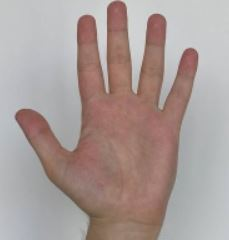
#> input picture tubao/five.JPG, 229 x 240 px, found by its file name
$ jupyter execute '手势识别.ipynb'   (older library calls are emulated)
#> lines starting #> are read from the running program, lines starting #| are printed output that depends on the picture; after the words box and inside, x2 and y2 are one past the last pixel; in counts of white or black regions, pixels touching at a corner belong together
[cell 1]
import cv2
# 导入OpenCV
import numpy as np
# 导入numpy,用于数组的运算和逻辑运算,傅里叶变换和用于图形操作,以及与线性代数相关的操作
import math


img = cv2.imread('C:\\Users\\jklwljcz\\Desktop\\five.JPG')#读入图片
#> img is the input picture: shape (240, 229, 3); mean B, G, R 151.7, 155.2, 169.5
img = cv2.resize(img,(0,0),fx=1,fy=1)#按比例缩放图像B
cv2.imshow('img', img)#展示原图
cv2.waitKey(0)#等待输入任意键
cv2.destroyAllWindows()#结束窗口


fgbg = cv2.createBackgroundSubtractorMOG2()  # 利用BackgroundSubtractorMOG2算法消除背景
# fgmask = bgModel.apply(frame)
fgmask = fgbg.apply(img)
#> fgmask: shape (240, 229); every value is 127
# kernel = cv2.getStructuringElement(cv2.MORPH_ELLIPSE, (3, 3))
# res = cv2.morphologyEx(fgmask, cv2.MORPH_OPEN, kernel)
kernel = np.ones((5, 5), np.uint8)
fgmask = cv2.erode(fgmask, kernel, iterations=1)  # 膨胀
res = cv2.bitwise_and(img, img, mask=fgmask)
ycrcb = cv2.cvtColor(res, cv2.COLOR_BGR2YCrCb)  # 分解为YUV图像,得到CR分量
#> ycrcb: shape (240, 229, 3); mean of channels 0, 1, 2 159, 135.4, 123.8
(_, cr, _) = cv2.split(ycrcb)
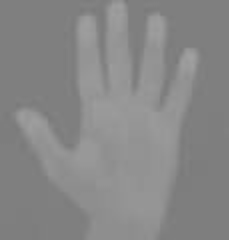
#> cr: shape (240, 229); min 120, max 161, mean 135.4
cr1 = cv2.GaussianBlur(cr, (5, 5), 0)  # 高斯滤波
_, skin = cv2.threshold(cr1, 0, 255, cv2.THRESH_BINARY + cv2.THRESH_OTSU)
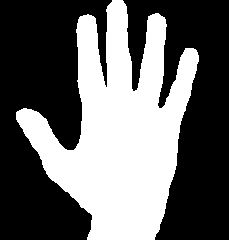
#> skin: shape (240, 229); 40.6% white; 1 white region
cv2.imshow("skin",skin)
cv2.waitKey(0)#等待输入任意键
cv2.destroyAllWindows()#结束窗口


# 轮廓线绘制
# 现在让我们在图像上找到轮廓。
im, contours, hierarchy = cv2.findContours(skin, cv2.RETR_TREE, cv2.CHAIN_APPROX_SIMPLE)
#> contours = 1 contour; box (x1, y1, x2, y2) and area: (16, 0, 199, 240) 21734
contours = max(contours, key=lambda x: cv2.contourArea(x))
#> contours = contour of 399 points, box (x1, y1, x2, y2) (16, 0, 199, 240), area 21734
cv2.drawContours(img, [contours], -1, (255,255,0), 2)
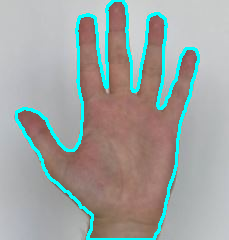
#> img: shape (240, 229, 3); 6.96% of pixels changed, all inside (x1, y1, x2, y2) = (15, 0, 200, 240)
cv2.namedWindow('contours',cv2.WINDOW_NORMAL)
cv2.imshow("contours", img)
cv2.waitKey(0)#等待输入任意键
cv2.destroyAllWindows()#结束窗口

# 凸包检测
# hull = cv2.convexHull(contours)
# cv2.drawContours(img, [hull], -1, (0, 255, 255), 2)
# cv2.namedWindow('hull',cv2.WINDOW_NORMAL)
# cv2.imshow("hull", img)
# cv2.waitKey(0)
#
# # 凸缺陷检测
# # 手掌与凸包检测轮廓线的任何偏离的地方都可以视为凸度缺陷。
# hull = cv2.convexHull(contours, returnPoints=False)
# defects = cv2.convexityDefects(contours, hull)
# cv2.waitKey(0)

# 通过这一点，我们可以轻松得出Sides：a，b，c（请参见CODE），
# 并且根据余弦定理，我们还可以得出两根手指之间的伽马或角度。
# 如前所述，如果伽玛小于90度，我们会将其视为手指。
# 知道伽玛后，我们只需画一个半径为4的圆，到最远点的近似距离即可。
# 在将文本简单地放入图像中之后，我们就表示手指数（cnt）

# 找出轮廓
im, contours,h = cv2.findContours(skin,cv2.RETR_TREE,cv2.CHAIN_APPROX_SIMPLE)
#> contours = 1 contour; box (x1, y1, x2, y2) and area: (16, 0, 199, 240) 21734; h = [[-1, -1, -1, -1]]
cnt = max(contours,key=lambda x:cv2.contourArea(x))
#> cnt = contour of 399 points, box (x1, y1, x2, y2) (16, 0, 199, 240), area 21734
epsilon = 0.0005*cv2.arcLength(cnt,True)
#> epsilon = 0.618
approx = cv2.approxPolyDP(cnt,epsilon,True)
#> approx = contour of 196 points, box (x1, y1, x2, y2) (16, 0, 199, 240), area 21732
hull = cv2.convexHull(cnt)
#> hull = contour of 19 points, box (x1, y1, x2, y2) (16, 0, 199, 240), area 30034
areahull = cv2.contourArea(hull)
#> areahull = 30034.5
areacnt = cv2.contourArea(cnt)
#> areacnt = 21734
arearatio = ((areahull-areacnt)/areacnt)*100
#> arearatio = 38.19
# 求出凹凸点
hull = cv2.convexHull(approx,returnPoints=False)
#> hull = [195, 165, 163, 126, 125, 124, 106, 96, 94, 92, 91, 77, 63, 62, 26, 0]
defects = cv2.convexityDefects(approx,hull)
#> defects = [[0, 26, 10, 19096], [26, 62, 48, 17753], [63, 77, 71, 821], [77, 91, 86, 4329], [92, 94, 93, 343], [94, 96, 95, 382], [96, 106, 99, 559], [106, 124, 111, 1368], [126, 163, 144, 17129], [163, 165, 164, 213], [165, 195, 180, 20955]]
cv2.namedWindow('hull',cv2.WINDOW_NORMAL)
cv2.imshow("hull", img)
cv2.waitKey(0)#等待输入任意键
cv2.destroyAllWindows()#结束窗口

l=0 #定义凹凸点个数初始值为0
for i in range(defects.shape[0]):
    s,e,f,d, = defects[i,0]
    start = tuple(approx[s][0])
    end = tuple(approx[e][0])
    far = tuple(approx[f][0])
    pt = (100,100)
#> this loop made 11 passes
#> (s, e, f, d, start, end, far) on passes 1 to 11: (0, 26, 10, 19096, (112, 0), (79, 17), (106, 87)), (26, 62, 48, 17753, (79, 17), (16, 112), (76, 147)), (63, 77, 71, 821, (16, 119), (46, 173), (38, 152)), (77, 91, 86, 4329, (46, 173), (87, 239), (92, 215)), (92, 94, 93, 343, (154, 239), (159, 229), (155, 234)), (94, 96, 95, 382, (159, 229), (164, 213), (159, 224)), (96, 106, 99, 559, (164, 213), (176, 165), (168, 188)), (106, 124, 111, 1368, (176, 165), (198, 61), (179, 125)), (126, 163, 144, 17129, (195, 49), (164, 17), (159, 108)), (163, 165, 164, 213, (164, 17), (158, 13), (161, 16)), (165, 195, 180, 20955, (158, 13), (122, 0), (133, 91))

l=0 #定义凹凸点个数初始值为0
l = 0  # 定义凹凸点个数初始值为0
for i in range(defects.shape[0]):
    s, e, f, d, = defects[i, 0]
    start = tuple(approx[s][0])
    end = tuple(approx[e][0])
    far = tuple(approx[f][0])
    pt = (100, 100)

    a = math.sqrt((end[0] - start[0]) ** 2 + (end[1] - start[1]) ** 2)
    b = math.sqrt((far[0] - start[0]) ** 2 + (far[1] - start[1]) ** 2)
    c = math.sqrt((end[0] - far[0]) ** 2 + (end[1] - far[1]) ** 2)
    s = (a + b + c) / 2
    ar = math.sqrt(s * (s - a) * (s - b) * (s - c))
    # 手指间角度求取
    angle = math.acos((b ** 2 + c ** 2 - a ** 2) / (2 * b * c)) * 57

    if angle <= 90 and d > 20:
        l += 1
        cv2.circle(skin, far, 3, [255, 0, 0], -1)
    cv2.line(skin, start, end, [0, 255, 0], 2)  # 画出包络线
#> this loop made 11 passes
#> (e, f, d, start, end, far, a) on passes 1 to 10: (26, 10, 19096, (112, 0), (79, 17), (106, 87), 37.12), (62, 48, 17753, (79, 17), (16, 112), (76, 147), 114), (77, 71, 821, (16, 119), (46, 173), (38, 152), 61.77), (91, 86, 4329, (46, 173), (87, 239), (92, 215), 77.7), (94, 93, 343, (154, 239), (159, 229), (155, 234), 11.18), (96, 95, 382, (159, 229), (164, 213), (159, 224), 16.76), (106, 99, 559, (164, 213), (176, 165), (168, 188), 49.48), (124, 111, 1368, (176, 165), (198, 61), (179, 125), 106.3), (163, 144, 17129, (195, 49), (164, 17), (159, 108), 44.55), (165, 164, 213, (164, 17), (158, 13), (161, 16), 7.21)
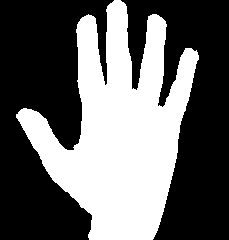
#> skin: shape (240, 229); 40.2% white; 1 white region, box (x1, y1, x2, y2) and area: (16, 0, 199, 240) 22083
#> after the loop, l = 4
l += 1
#> l = 5
font = cv2.FONT_HERSHEY_SIMPLEX
#> font = 0
# 下面的都是条件判断，也就是知道手势后你想实现神么功能就写下面判断里就行了。

if l == 1:
    if areacnt<2000:
        cv2.putText(img,"put hand in the window",(0,50),font,2,(0,0,255),3,cv2.LINE_AA)
    else:
        if arearatio<12:
            cv2.putText(img,'0',(0,50),font,2,(0,0,255),3,cv2.LINE_AA)
        elif arearatio<17.5:
            cv2.putText(img,"1",(0,50),font,2,(0,0,255),3,cv2.LINE_AA)
        else:
            cv2.putText(img,'1',(0,50),font,2,(0,0,255),3,cv2.LINE_AA)
elif l==2:
    cv2.putText(img,'2',(0,50),font,2,(0,0,255),3,cv2.LINE_AA)
elif l==3:
    if arearatio<27:
        cv2.putText(img,'3',(0,50),font,2,(0,0,255),3,cv2.LINE_AA)
    else:
        cv2.putText(img,'3',(0,50),font,2,(0,0,255),3,cv2.LINE_AA)
elif l==4:
    cv2.putText(img,'4',(0,50),font,2,(0,0,255),3,cv2.LINE_AA)
elif l==5:
    cv2.putText(img,'5',(0,50),font,2,(0,0,255),3,cv2.LINE_AA)
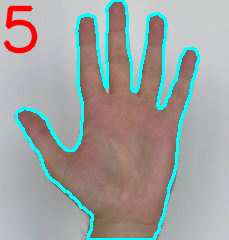
#> img: shape (240, 229, 3); 1.42% of pixels changed, all inside (x1, y1, x2, y2) = (3, 5, 38, 54)
print(l)
#| 5

cv2.imwrite('C:\\Users\\jklwljcz\\Desktop\\TEST\\FIVE.jpg',img)
cv2.imshow('final_result',img)
cv2.waitKey(0)#等待输入任意键
cv2.destroyAllWindows()#结束窗口


# [5 lines of commented-out code are left out]
